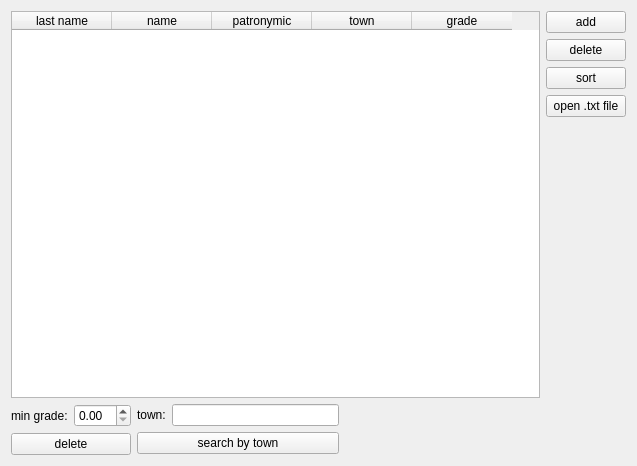
<?xml version="1.0" encoding="UTF-8"?>
<ui version="4.0">
 <class>Widget</class>
 <widget class="QWidget" name="Widget">
  <property name="geometry">
   <rect>
    <x>0</x>
    <y>0</y>
    <width>637</width>
    <height>466</height>
   </rect>
  </property>
  <property name="windowTitle">
   <string>Widget</string>
  </property>
  <layout class="QVBoxLayout" name="verticalLayout_4">
   <item>
    <layout class="QHBoxLayout" name="horizontalLayout_3">
     <item>
      <layout class="QVBoxLayout" name="verticalLayout_3">
       <item>
        <widget class="QTableWidget" name="tableWidget">
         <column>
          <property name="text">
           <string>last name</string>
          </property>
         </column>
         <column>
          <property name="text">
           <string>name</string>
          </property>
         </column>
         <column>
          <property name="text">
           <string>patronymic</string>
          </property>
         </column>
         <column>
          <property name="text">
           <string>town</string>
          </property>
         </column>
         <column>
          <property name="text">
           <string>grade</string>
          </property>
         </column>
        </widget>
       </item>
       <item>
        <layout class="QHBoxLayout" name="horizontalLayout_2">
         <item>
          <layout class="QGridLayout" name="gridLayout">
           <item row="0" column="1">
            <widget class="QDoubleSpinBox" name="doubleSpinBox">
             <property name="maximum">
              <double>10.000000000000000</double>
             </property>
            </widget>
           </item>
           <item row="2" column="0" colspan="2">
            <widget class="QPushButton" name="pushButton_5">
             <property name="text">
              <string>delete</string>
             </property>
            </widget>
           </item>
           <item row="0" column="0">
            <widget class="QLabel" name="label_2">
             <property name="text">
              <string>min grade:</string>
             </property>
            </widget>
           </item>
          </layout>
         </item>
         <item>
          <layout class="QVBoxLayout" name="verticalLayout_2">
           <item>
            <layout class="QHBoxLayout" name="horizontalLayout">
             <item>
              <widget class="QLabel" name="label">
               <property name="text">
                <string>town:</string>
               </property>
              </widget>
             </item>
             <item>
              <widget class="QLineEdit" name="lineEdit"/>
             </item>
            </layout>
           </item>
           <item>
            <widget class="QPushButton" name="pushButton_4">
             <property name="text">
              <string>search by town</string>
             </property>
            </widget>
           </item>
          </layout>
         </item>
         <item>
          <spacer name="horizontalSpacer">
           <property name="orientation">
            <enum>Qt::Horizontal</enum>
           </property>
           <property name="sizeHint" stdset="0">
            <size>
             <width>40</width>
             <height>20</height>
            </size>
           </property>
          </spacer>
         </item>
        </layout>
       </item>
      </layout>
     </item>
     <item>
      <layout class="QVBoxLayout" name="verticalLayout">
       <item>
        <widget class="QPushButton" name="pushButton_2">
         <property name="text">
          <string>add</string>
         </property>
        </widget>
       </item>
       <item>
        <widget class="QPushButton" name="pushButton_3">
         <property name="text">
          <string>delete</string>
         </property>
        </widget>
       </item>
       <item>
        <widget class="QPushButton" name="pushButton_6">
         <property name="text">
          <string>sort</string>
         </property>
        </widget>
       </item>
       <item>
        <widget class="QPushButton" name="pushButton">
         <property name="text">
          <string>open .txt file</string>
         </property>
        </widget>
       </item>
       <item>
        <spacer name="verticalSpacer">
         <property name="orientation">
          <enum>Qt::Vertical</enum>
         </property>
         <property name="sizeHint" stdset="0">
          <size>
           <width>20</width>
           <height>40</height>
          </size>
         </property>
        </spacer>
       </item>
      </layout>
     </item>
    </layout>
   </item>
  </layout>
 </widget>
 <resources/>
 <connections/>
</ui>
